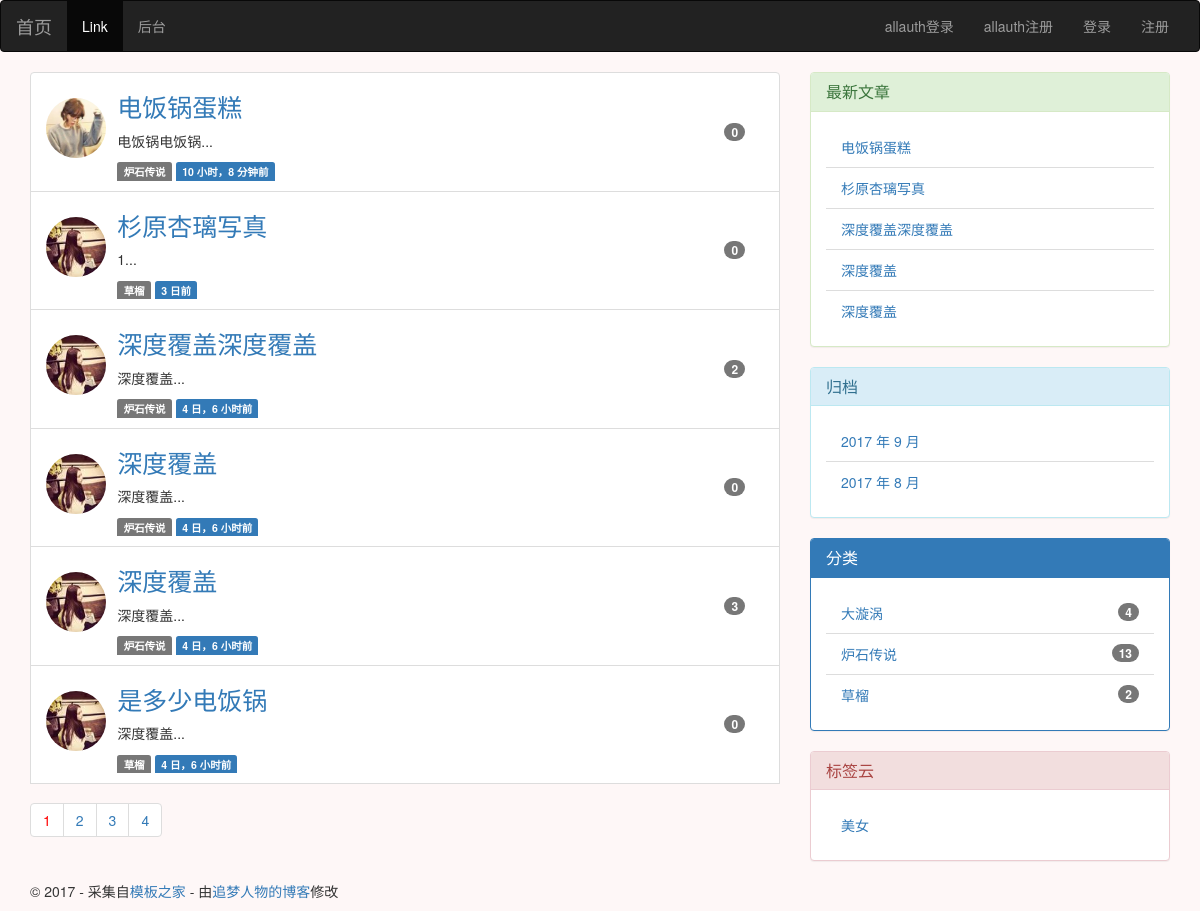
The app's page /, older data.
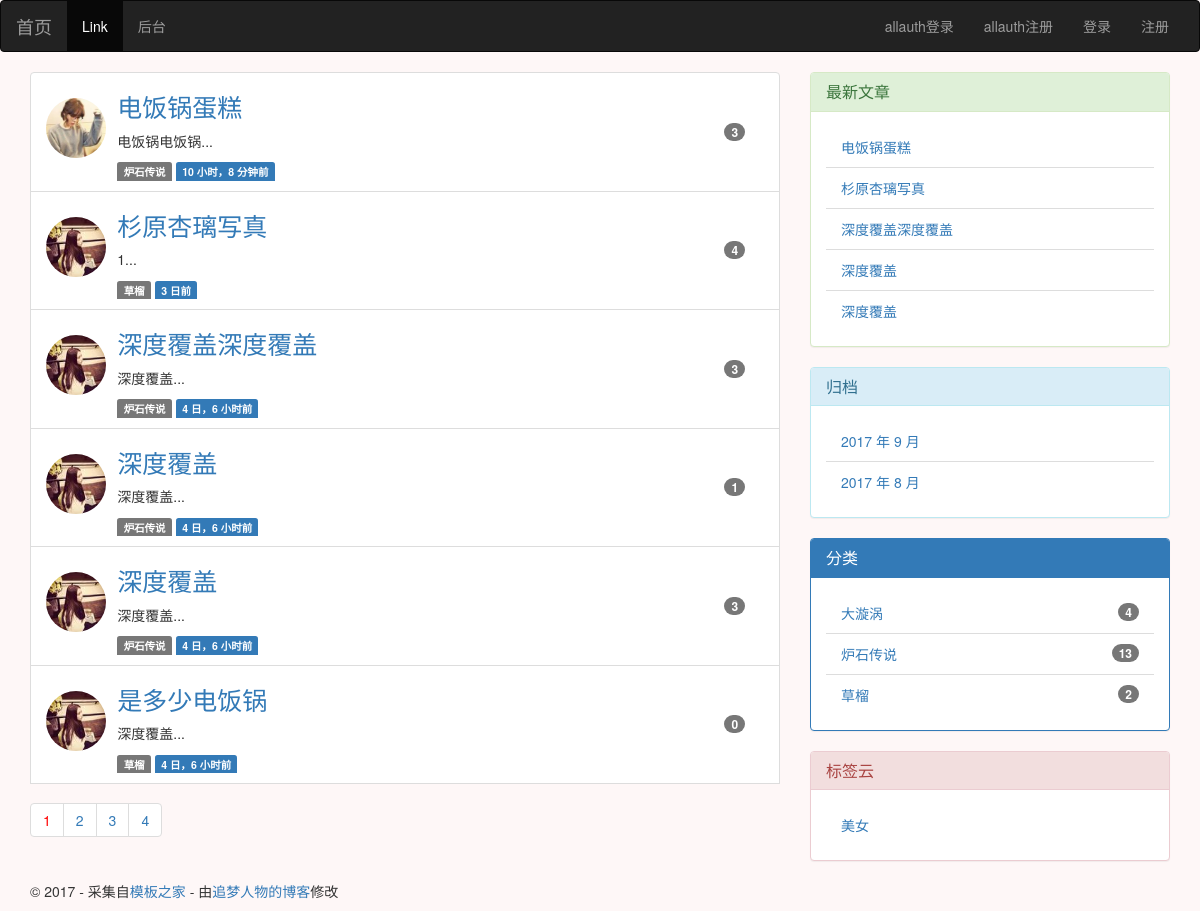
The same page, newer data.
### blog/models.py (models this page shows, shortened)
class Post(models.Model):
    title = models.CharField(max_length=255)
    def get_absolute_url(self):
        return reverse('blog:detail', kwargs={'pk': self.pk})
    body = RichTextUploadingField(verbose_name='正文')
    views = models.PositiveIntegerField(default=0)
    excerpt = models.CharField(max_length=200, blank=True)
    created_time = models.DateTimeField(auto_now_add=True)
    modified_time = models.DateTimeField(auto_now_add=True)
    category = models.ForeignKey(Category)
    tags = models.ManyToManyField(Tag, blank=True)
    author = models.ForeignKey(User)
    class Meta:
        ordering = ['-created_time']

class Category(models.Model):
    name = models.CharField(max_length=100)

class Tag(models.Model):
    name = models.CharField(max_length=70)

### users/models.py (models this page shows)
class User(AbstractUser):
    nickname = models.CharField(max_length=50, blank=True)
    avatar = ProcessedImageField(upload_to='avatar',
                                 default='avatar/default.png',
                                 verbose_name='头像',
                                 processors=[ResizeToFill(150, 150)], )
    class Meta(AbstractUser.Meta):
        pass

### blog/views.py (the view, shortened to what this page needs)
# urls.py: url(r'^$', views.IndexView.as_view(), name='index'),
class IndexView(ListView):
    model = Post
    template_name = 'blog/index.html'
    context_object_name = 'post_list'
    paginate_by = 6
    def get_context_data(self, **kwargs):
        context = super().get_context_data(**kwargs)
        paginator = context.get('paginator')
        page = context.get('page_obj')
        is_paginated = context.get('is_paginated')
        pagination_data = self.pagination_data(paginator, page, is_paginated)
        context.update(pagination_data)
        return context
    def pagination_data(self, paginator, page, is_paginated):
        if not is_paginated:
            return {}
        left = []
        right = []
        left_has_more = False
        right_has_more = False
        first = False
        last = False
        page_number = page.number
        total_pages = paginator.num_pages
        page_range = paginator.page_range
        if page_number == 1:
            right = page_range[page_number:page_number + 2]
            if right[-1] < total_pages - 1:
                right_has_more = True
            if right[-1] < total_pages:
                last = True
        elif page_number == total_pages:
            left = page_range[(page_number - 3) if (page_number - 3) > 0 else 0:page_number - 1]
            if left[0] > 2:
                left_has_more = True
            if left[0] > 1:
                first = True
        data = {
            'left': left,
            'right': right,
            'left_has_more': left_has_more,
            'right_has_more': right_has_more,
            'first': first,
            'last': last,
        }
        return data

### blog/templatetags/blog_tags.py (called while the page is built)
@register.simple_tag              # 将函数注册为模板
def get_recent_posts(num=5):
    return Post.objects.all().order_by('-created_time')[:num]

@register.simple_tag
def archives():
    return Post.objects.dates('created_time', 'month', order='DESC')

@register.simple_tag
def get_categories():
    return Category.objects.annotate(num_posts=Count('post')).filter(num_posts__gt=0)

@register.simple_tag
def get_tag():
    return Tag.objects.all()

### templates/blog/index.html (shortened to what this page needs)
{% extends 'blog/base.html' %}
{% load staticfiles %}
{% block main %}
<ul class="list-group">
    {% for post in post_list %}
        <li class="list-group-item">
              <div class="media1 w-100">
                  <img width="60" height="60" alt="Tilo Mitra&#x27;s avatar" src="{{ post.author.avatar.url }}" class="img-circle avatar-image-right ">
                  <div class="media-body">
                      <h1 class="entry-title">
                          <a href="{{ post.get_absolute_url }}">{{ post.title}}</a>
                      </h1>
                      <div>
                        <p>{{ post.excerpt }}</p>
                      </div>
                      <span class="label label-default">{{ post.category.name}}</span>
                      <span class="label label-primary">{{post.created_time|timesince}}前</span>
                  </div>
                    <div class="index-comment-count">
                        <span class="badge badge-pill badge-default">{{ post.comment_set.count }}</span>
                    </div>
              </div>
        </li>
    {% empty %}
        <div class="no-post">暂时还没有发布的文章！</div>
    {% endfor %}
{% if is_paginated %}
<nav aria-label="Page navigation">
    <ul class="pagination">
        <li><a href="?page={{ page_obj.number }}" style="color: red">{{ page_obj.number }}</a></li>
  {% if right %}
    {% for i in right %}
        <li><a href="?page={{ i }}">{{ i }}</a></li>
    {% endfor %}
  {% endif %}
  {% if last %}
        <li><a href="?page={{ paginator.num_pages }}">{{ paginator.num_pages }}</a></li>
  {% endif %}
</ul>
</nav>
 </ul>
{% endif %}
{% endblock main %}

### templates/blog/base.html (shortened to what this page needs)
{% load staticfiles %}
{% load blog_tags %}
{% load notifications_tags %}
<!DOCTYPE html>
<html>
<head>
    <link rel="stylesheet" href="//cdn.bootcss.com/bootstrap/3.3.7/css/bootstrap.min.css">
    <link rel="stylesheet" href="{% static 'blog/css/custom.css' %}">
    <link rel="stylesheet" href="{% static 'blog/css/prism.css' %}">
    <link rel="stylesheet" href="{% static 'easy_comment/css/comment.css' %}">
    <link rel="stylesheet" href="{% static 'easy_comment/css/prism.css' %}">
</head>
<body class="body-qiansebeijing">
<nav class="navbar navbar-inverse" >
  <div class="container-fluid">
    <div class="navbar-header">
      <a class="navbar-brand" href="{% url 'blog:index' %}">首页</a>
    </div>
    <div class="collapse navbar-collapse" id="bs-example-navbar-collapse-1">
      <ul class="nav navbar-nav">
        <li class="active"><a href="#">Link <span class="sr-only">(current)</span></a></li>
        <li><a href="admin/" data-hover="后台">后台</a></li>
      </ul>
      <ul class="nav navbar-nav navbar-right">
          {% if user.is_authenticated %}
          <span class="glyphicon glyphicon-bell " aria-hidden="true"><a href="/notifications/">{% notifications_unread %}</a></span>
          <img width="45" height="45" src="{{ user.avatar.url }}" class="img-circle" alt="Responsive image">
            <li class="dropdown">
          <a href="#" class="dropdown-toggle" data-toggle="dropdown" role="button" aria-haspopup="true" aria-expanded="false">{{ user.username }} <span class="caret"></span></a>
          <ul class="dropdown-menu">
            <li><a href="{% url 'logout' %}?next={{ request.path }}">注销登录</a></li>
            <li><a href="{% url 'users:account_profile' %}?next={{ request.path }}">修改资料</a></li>
            <li><a href="#">Something else here</a></li>
            <li role="separator" class="divider"></li>
            <li><a href="#">Separated link</a></li>
             </ul>
            </li>
          {% else %}
          <li><a href="{% url 'account_login' %}?next={{ request.path }}" data-hover="登录">allauth登录</a></li>
          <li><a href="{% url 'account_signup' %}?next={{ request.path }}" data-hover="登录">allauth注册</a></li>
          <li><a href="{% url 'login' %}?next={{ request.path }}" data-hover="登录">登录</a></li>
          <li><a href="{% url 'users:register' %}" data-hover="注册">注册</a></li>
          {% endif %}
      </ul>
    </div>
  </div>
</nav>
<div class="content-body">
    <div class="container">
        <div class="row">
            <main class="col-md-8">
                {% block main %}
                {% endblock main %}
            </main>
            <aside class="col-md-4">
                <div class="panel panel-success">
                    <div class="panel-heading">
                    <h3 class="panel-title">最新文章</h3>
                    </div>
                    {% get_recent_posts as recent_post_list %}
                    <ul class="list-group panel-body">
                        {% for post in recent_post_list %}
                        <li class="list-group-item">
                            <a href="{{ post.get_absolute_url }}">{{ post.title }}</a>
                        </li>
                        {% endfor %}
                    </ul>
                </div>
                <div class="panel panel-info">
                    <div class="panel-heading">
                    <h3 class="panel-title">归档</h3>
                    </div>
                    {% archives as date_list %}
                    <ul class="list-group panel-body">
                        {% for date in date_list %}
                        <li class="list-group-item">
                            <a href="#">{{date.year}} 年 {{date.month}} 月</a>
                        </li>
                        {% empty %}
                        暂无归档
                        {% endfor %}
                    </ul>
                </div>
                <div class="panel panel-primary">
                    <div class="panel-heading">
                    <h3 class="panel-title">分类</h3>
                    </div>
                    {% get_categories as category_list %}
                    <ul class="list-group panel-body">
                        {% for category in category_list %}
                        <li class="list-group-item">
                         <span class="badge">{{ category.num_posts}}</span>
                            <a href="{% url 'blog:category' category.pk %}">{{category.name}}</a>
                        </li>
                        {% endfor %}
                    </ul>
                </div>
                <div class="panel panel-danger">
                    <div class="panel-heading">
                    <h3 class="panel-title">标签云</h3>
                    </div>
                    {% get_tag as tag_list %}
                    <ul class="list-group panel-body">
                        {% for Tag in tag_list %}
                        <li class="list-group-item">
                            <a href="{% url 'blog:tag' Tag.pk %}">{{Tag.name}}</a>
                        </li>
                        {% endfor %}
                    </ul>
                </div>
            </aside>
        </div>
    </div>
</div>
<footer id="site-footer">
    <div class="container">
        <div class="row">
            <div class="col-md-12">
                <p class="copyright">&copy 2017 - 采集自<a href="http://www.cssmoban.com/"
                                                        target="_blank" title="模板之家">模板之家</a>
                    - 由<a href="http://zmrenwu.com/" title="网页模板" target="_blank">追梦人物的博客</a>修改
                </p>
            </div>
        </div>
    </div>
</footer>
</body>
</html>

### blog/static/blog/css/custom.css (style rules this page uses)
.body-qiansebeijing { background-color: #fef7f7; }
.avatar-image-right { float: left; margin-top: 0.4cm; margin-right: 0.3cm; }
.h1, h1 { font-size: 25px; margin-top: 10px; }
.media-body { -webkit-box-flex: 1; -webkit-flex: 1 1 0%; -ms-flex: 1 1 0%; flex: 1 1 0%; }
.media1 { display: -webkit-box; display: -webkit-flex; display: -ms-flexbox; display: flex; -webkit-box-align: start; -webkit-align-items: flex-start; -ms-flex-align: start; align-items: flex-start; }
.w-100 { width: 100%!important; }
.index-comment-count { -webkit-align-self: center!important; -ms-flex-item-align: center!important; -ms-grid-row-align: center!important; align-self: center!important; display: -webkit-box!important; display: -webkit-flex!important; display: -ms-flexbox!important; display: flex!important; margin-left: 1rem!important; margin-right: 0.5cm; }

Row changes from the older to the newer data that the page shows:
changed Post "电饭锅蛋糕": comment_set.count "0" → "3"
changed Post "杉原杏璃写真": comment_set.count "0" → "4"
changed Post "深度覆盖深度覆盖": comment_set.count "2" → "3"
changed Post (number 4 of 6 on the later page): comment_set.count "0" → "1"
